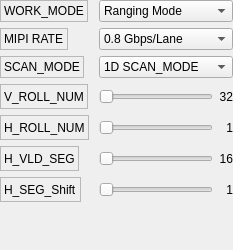
                 <widget class="QWidget" name="scrollAreaWidgetContents_2">
                  <property name="geometry">
                   <rect>
                    <x>0</x>
                    <y>0</y>
                    <width>233</width>
                    <height>250</height>
                   </rect>
                  </property>
                  <layout class="QFormLayout" name="formLayout">
                   <property name="horizontalSpacing">
                    <number>10</number>
                   </property>
                   <property name="verticalSpacing">
                    <number>6</number>
                   </property>
                   <property name="leftMargin">
                    <number>0</number>
                   </property>
                   <property name="topMargin">
                    <number>0</number>
                   </property>
                   <property name="rightMargin">
                    <number>0</number>
                   </property>
                   <property name="bottomMargin">
                    <number>0</number>
                   </property>
                   <item row="0" column="0">
                    <widget class="QLabel" name="WORK_MODE_Label">
                     <property name="sizePolicy">
                      <sizepolicy hsizetype="Preferred" vsizetype="Preferred">
                       <horstretch>0</horstretch>
                       <verstretch>0</verstretch>
                      </sizepolicy>
                     </property>
                     <property name="minimumSize">
                      <size>
                       <width>0</width>
                       <height>0</height>
                      </size>
                     </property>
                     <property name="maximumSize">
                      <size>
                       <width>16777215</width>
                       <height>16777215</height>
                      </size>
                     </property>
                     <property name="frameShape">
                      <enum>QFrame::StyledPanel</enum>
                     </property>
                     <property name="frameShadow">
                      <enum>QFrame::Raised</enum>
                     </property>
                     <property name="text">
                      <string>WORK_MODE</string>
                     </property>
                     <property name="margin">
                      <number>0</number>
                     </property>
                    </widget>
                   </item>
                   <item row="0" column="1">
                    <widget class="QComboBox" name="WORK_MODE_ComboBox">
                     <property name="font">
                      <font>
                       <family>Microsoft YaHei UI</family>
                       <pointsize>9</pointsize>
                       <bold>false</bold>
                      </font>
                     </property>
                     <item>
                      <property name="text">
                       <string>Ranging Mode</string>
                      </property>
                     </item>
                     <item>
                      <property name="text">
                       <string>Echo Mode</string>
                      </property>
                     </item>
                     <item>
                      <property name="text">
                       <string>Histogram Mode</string>
                      </property>
                     </item>
                     <item>
                      <property name="text">
                       <string>Gray Scale Mode</string>
                      </property>
                     </item>
                    </widget>
                   </item>
                   <item row="1" column="0">
                    <widget class="QLabel" name="MIPI_RATE_Label">
                     <property name="sizePolicy">
                      <sizepolicy hsizetype="Preferred" vsizetype="Preferred">
                       <horstretch>0</horstretch>
                       <verstretch>0</verstretch>
                      </sizepolicy>
                     </property>
                     <property name="minimumSize">
                      <size>
                       <width>0</width>
                       <height>0</height>
                      </size>
                     </property>
                     <property name="maximumSize">
                      <size>
                       <width>16777215</width>
                       <height>16777215</height>
                      </size>
                     </property>
                     <property name="font">
                      <font>
                       <family>Microsoft YaHei UI</family>
                       <pointsize>9</pointsize>
                       <bold>false</bold>
                      </font>
                     </property>
                     <property name="frameShape">
                      <enum>QFrame::StyledPanel</enum>
                     </property>
                     <property name="frameShadow">
                      <enum>QFrame::Raised</enum>
                     </property>
                     <property name="text">
                      <string>MIPI RATE</string>
                     </property>
                    </widget>
                   </item>
                   <item row="1" column="1">
                    <widget class="QComboBox" name="MIPI_RATE_ComboBox">
                     <property name="font">
                      <font>
                       <family>Microsoft YaHei UI</family>
                       <pointsize>9</pointsize>
                       <bold>false</bold>
                      </font>
                     </property>
                     <item>
                      <property name="text">
                       <string>0.8 Gbps/Lane</string>
                      </property>
                     </item>
                     <item>
                      <property name="text">
                       <string>1.0 Gbps/Lane</string>
                      </property>
                     </item>
                     <item>
                      <property name="text">
                       <string>1.2 Gbps/Lane</string>
                      </property>
                     </item>
                     <item>
                      <property name="text">
                       <string>1.5 Gbps/Lane</string>
                      </property>
                     </item>
                    </widget>
                   </item>
                   <item row="2" column="0">
                    <widget class="QLabel" name="SCAN_MODE_Label">
                     <property name="minimumSize">
                      <size>
                       <width>0</width>
                       <height>0</height>
                      </size>
                     </property>
                     <property name="maximumSize">
                      <size>
                       <width>16777215</width>
                       <height>16777215</height>
                      </size>
                     </property>
                     <property name="font">
                      <font>
                       <family>Microsoft YaHei UI</family>
                       <pointsize>9</pointsize>
                       <bold>false</bold>
                      </font>
                     </property>
                     <property name="frameShape">
                      <enum>QFrame::StyledPanel</enum>
                     </property>
                     <property name="frameShadow">
                      <enum>QFrame::Raised</enum>
                     </property>
                     <property name="text">
                      <string>SCAN_MODE</string>
                     </property>
                    </widget>
                   </item>
                   <item row="2" column="1">
                    <widget class="QComboBox" name="SCAN_MODE_ComboBox">
                     <property name="font">
                      <font>
                       <family>Microsoft YaHei UI</family>
                       <pointsize>9</pointsize>
                       <bold>false</bold>
                      </font>
                     </property>
                     <item>
                      <property name="text">
                       <string>1D SCAN_MODE</string>
                      </property>
                     </item>
                     <item>
                      <property name="text">
                       <string>2D SCAN_MODE</string>
                      </property>
                     </item>
                    </widget>
                   </item>
                   <item row="3" column="0">
                    <widget class="QLabel" name="V_ROLL_NUM_Label">
                     <property name="minimumSize">
                      <size>
                       <width>0</width>
                       <height>0</height>
                      </size>
                     </property>
                     <property name="maximumSize">
                      <size>
                       <width>16777215</width>
                       <height>16777215</height>
                      </size>
                     </property>
                     <property name="font">
                      <font>
                       <family>Microsoft YaHei UI</family>
                       <pointsize>9</pointsize>
                       <bold>false</bold>
                      </font>
                     </property>
                     <property name="frameShape">
                      <enum>QFrame::StyledPanel</enum>
                     </property>
                     <property name="frameShadow">
                      <enum>QFrame::Raised</enum>
                     </property>
                     <property name="text">
                      <string>V_ROLL_NUM</string>
                     </property>
                    </widget>
                   </item>
                   <item row="4" column="0">
                    <widget class="QLabel" name="H_ROLL_NUM_Label">
                     <property name="minimumSize">
                      <size>
                       <width>0</width>
                       <height>0</height>
                      </size>
                     </property>
                     <property name="maximumSize">
                      <size>
                       <width>16777215</width>
                       <height>16777215</height>
                      </size>
                     </property>
                     <property name="font">
                      <font>
                       <family>Microsoft YaHei UI</family>
                       <pointsize>9</pointsize>
                       <bold>false</bold>
                      </font>
                     </property>
                     <property name="frameShape">
                      <enum>QFrame::StyledPanel</enum>
                     </property>
                     <property name="frameShadow">
                      <enum>QFrame::Raised</enum>
                     </property>
                     <property name="text">
                      <string>H_ROLL_NUM</string>
                     </property>
                    </widget>
                   </item>
                   <item row="5" column="0">
                    <widget class="QLabel" name="H_VLD_SEG_Label">
                     <property name="minimumSize">
                      <size>
                       <width>0</width>
                       <height>0</height>
                      </size>
                     </property>
                     <property name="maximumSize">
                      <size>
                       <width>16777215</width>
                       <height>16777215</height>
                      </size>
                     </property>
                     <property name="font">
                      <font>
                       <family>Microsoft YaHei UI</family>
                       <pointsize>9</pointsize>
                       <bold>false</bold>
                      </font>
                     </property>
                     <property name="frameShape">
                      <enum>QFrame::StyledPanel</enum>
                     </property>
                     <property name="frameShadow">
                      <enum>QFrame::Raised</enum>
                     </property>
                     <property name="text">
                      <string>H_VLD_SEG</string>
                     </property>
                    </widget>
                   </item>
                   <item row="6" column="0">
                    <widget class="QLabel" name="H_SEG_Shift_Label">
                     <property name="minimumSize">
                      <size>
                       <width>0</width>
                       <height>0</height>
                      </size>
                     </property>
                     <property name="maximumSize">
                      <size>
                       <width>16777215</width>
                       <height>16777215</height>
                      </size>
                     </property>
                     <property name="font">
                      <font>
                       <family>Microsoft YaHei UI</family>
                       <pointsize>9</pointsize>
                       <bold>false</bold>
                      </font>
                     </property>
                     <property name="frameShape">
                      <enum>QFrame::StyledPanel</enum>
                     </property>
                     <property name="frameShadow">
                      <enum>QFrame::Raised</enum>
                     </property>
                     <property name="text">
                      <string>H_SEG_Shift</string>
                     </property>
                    </widget>
                   </item>
                   <item row="3" column="1">
                    <layout class="QHBoxLayout" name="hLayout_v_roll_num">
                     <property name="spacing">
                      <number>0</number>
                     </property>
                     <property name="leftMargin">
                      <number>0</number>
                     </property>
                     <property name="rightMargin">
                      <number>0</number>
                     </property>
                     <item>
                      <widget class="QSlider" name="V_ROLL_NUM_Slider">
                       <property name="minimum">
                        <number>1</number>
                       </property>
                       <property name="maximum">
                        <number>32</number>
                       </property>
                       <property name="pageStep">
                        <number>4</number>
                       </property>
                       <property name="orientation">
                        <enum>Qt::Horizontal</enum>
                       </property>
                      </widget>
                     </item>
                     <item>
                      <widget class="QLabel" name="V_ROLL_NUM_Value">
                       <property name="minimumSize">
                        <size>
                         <width>20</width>
                         <height>25</height>
                        </size>
                       </property>
                       <property name="maximumSize">
                        <size>
                         <width>20</width>
                         <height>16777215</height>
                        </size>
                       </property>
                       <property name="font">
                        <font>
                         <family>Microsoft YaHei UI</family>
                         <pointsize>9</pointsize>
                         <bold>false</bold>
                        </font>
                       </property>
                       <property name="text">
                        <string>32</string>
                       </property>
                       <property name="alignment">
                        <set>Qt::AlignRight|Qt::AlignTrailing|Qt::AlignVCenter</set>
                       </property>
                       <property name="wordWrap">
                        <bool>true</bool>
                       </property>
                       <property name="margin">
                        <number>0</number>
                       </property>
                      </widget>
                     </item>
                    </layout>
                   </item>
                   <item row="4" column="1">
                    <layout class="QHBoxLayout" name="hLayout_h_roll_num">
                     <property name="spacing">
                      <number>0</number>
                     </property>
                     <property name="leftMargin">
                      <number>0</number>
                     </property>
                     <item>
                      <widget class="QSlider" name="H_ROLL_NUM_Slider">
                       <property name="enabled">
                        <bool>true</bool>
                       </property>
                       <property name="minimum">
                        <number>1</number>
                       </property>
                       <property name="maximum">
                        <number>16</number>
                       </property>
                       <property name="pageStep">
                        <number>2</number>
                       </property>
                       <property name="orientation">
                        <enum>Qt::Horizontal</enum>
                       </property>
                      </widget>
                     </item>
                     <item>
                      <widget class="QLabel" name="H_ROLL_NUM_Value">
                       <property name="minimumSize">
                        <size>
                         <width>20</width>
                         <height>25</height>
                        </size>
                       </property>
                       <property name="maximumSize">
                        <size>
                         <width>20</width>
                         <height>16777215</height>
                        </size>
                       </property>
                       <property name="font">
                        <font>
                         <family>Microsoft YaHei UI</family>
                         <pointsize>9</pointsize>
                         <bold>false</bold>
                        </font>
                       </property>
                       <property name="midLineWidth">
                        <number>0</number>
                       </property>
                       <property name="text">
                        <string>1</string>
                       </property>
                       <property name="alignment">
                        <set>Qt::AlignRight|Qt::AlignTrailing|Qt::AlignVCenter</set>
                       </property>
                       <property name="margin">
                        <number>0</number>
                       </property>
                      </widget>
                     </item>
                    </layout>
                   </item>
                   <item row="5" column="1">
                    <layout class="QHBoxLayout" name="hLayout_h_vld_seg">
                     <property name="spacing">
                      <number>0</number>
                     </property>
                     <property name="leftMargin">
                      <number>0</number>
                     </property>
                     <item>
                      <widget class="QSlider" name="H_VLD_SEG_Slider">
                       <property name="minimum">
                        <number>1</number>
                       </property>
                       <property name="maximum">
                        <number>16</number>
                       </property>
                       <property name="pageStep">
                        <number>2</number>
                       </property>
                       <property name="orientation">
                        <enum>Qt::Horizontal</enum>
                       </property>
                      </widget>
                     </item>
                     <item>
                      <widget class="QLabel" name="H_VLD_SEG_Value">
                       <property name="minimumSize">
                        <size>
                         <width>20</width>
                         <height>25</height>
                        </size>
                       </property>
                       <property name="maximumSize">
                        <size>
                         <width>20</width>
                         <height>16777215</height>
                        </size>
                       </property>
                       <property name="font">
                        <font>
                         <family>Microsoft YaHei UI</family>
                         <pointsize>9</pointsize>
                         <bold>false</bold>
                        </font>
                       </property>
                       <property name="text">
                        <string>16</string>
                       </property>
                       <property name="textFormat">
                        <enum>Qt::MarkdownText</enum>
                       </property>
                       <property name="alignment">
                        <set>Qt::AlignRight|Qt::AlignTrailing|Qt::AlignVCenter</set>
                       </property>
                       <property name="margin">
                        <number>0</number>
                       </property>
                      </widget>
                     </item>
                    </layout>
                   </item>
                   <item row="6" column="1">
                    <layout class="QHBoxLayout" name="hLayout_h_seg_shift">
                     <property name="spacing">
                      <number>0</number>
                     </property>
                     <property name="leftMargin">
                      <number>0</number>
                     </property>
                     <property name="rightMargin">
                      <number>0</number>
                     </property>
                     <item>
                      <widget class="QSlider" name="H_SEG_Shift_Slider">
                       <property name="enabled">
                        <bool>true</bool>
                       </property>
                       <property name="minimum">
                        <number>1</number>
                       </property>
                       <property name="maximum">
                        <number>16</number>
                       </property>
                       <property name="singleStep">
                        <number>1</number>
                       </property>
                       <property name="pageStep">
                        <number>2</number>
                       </property>
                       <property name="sliderPosition">
                        <number>1</number>
                       </property>
                       <property name="orientation">
                        <enum>Qt::Horizontal</enum>
                       </property>
                      </widget>
                     </item>
                     <item>
                      <widget class="QLabel" name="H_SEG_Shift_Value">
                       <property name="minimumSize">
                        <size>
                         <width>20</width>
                         <height>25</height>
                        </size>
                       </property>
                       <property name="maximumSize">
                        <size>
                         <width>20</width>
                         <height>16777215</height>
                        </size>
                       </property>
                       <property name="font">
                        <font>
                         <family>Microsoft YaHei UI</family>
                         <pointsize>9</pointsize>
                         <bold>false</bold>
                        </font>
                       </property>
                       <property name="text">
                        <string>1</string>
                       </property>
                       <property name="textFormat">
                        <enum>Qt::MarkdownText</enum>
                       </property>
                       <property name="alignment">
                        <set>Qt::AlignRight|Qt::AlignTrailing|Qt::AlignVCenter</set>
                       </property>
                       <property name="margin">
                        <number>0</number>
                       </property>
                      </widget>
                     </item>
                    </layout>
                   </item>
                  </layout>
                 </widget>
